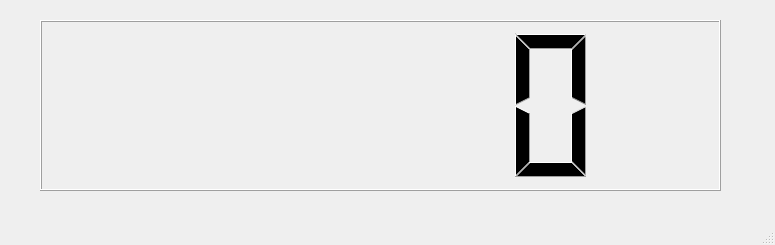
<?xml version="1.0" encoding="UTF-8"?>
<ui version="4.0">
 <class>MainWindow</class>
 <widget class="QMainWindow" name="MainWindow">
  <property name="geometry">
   <rect>
    <x>0</x>
    <y>0</y>
    <width>775</width>
    <height>245</height>
   </rect>
  </property>
  <property name="windowTitle">
   <string>MainWindow</string>
  </property>
  <widget class="QWidget" name="centralwidget">
   <widget class="QLCDNumber" name="lcdNumber">
    <property name="geometry">
     <rect>
      <x>40</x>
      <y>20</y>
      <width>681</width>
      <height>171</height>
     </rect>
    </property>
   </widget>
  </widget>
  <widget class="QMenuBar" name="menubar">
   <property name="geometry">
    <rect>
     <x>0</x>
     <y>0</y>
     <width>775</width>
     <height>26</height>
    </rect>
   </property>
  </widget>
  <widget class="QStatusBar" name="statusbar"/>
 </widget>
 <resources/>
 <connections/>
</ui>
